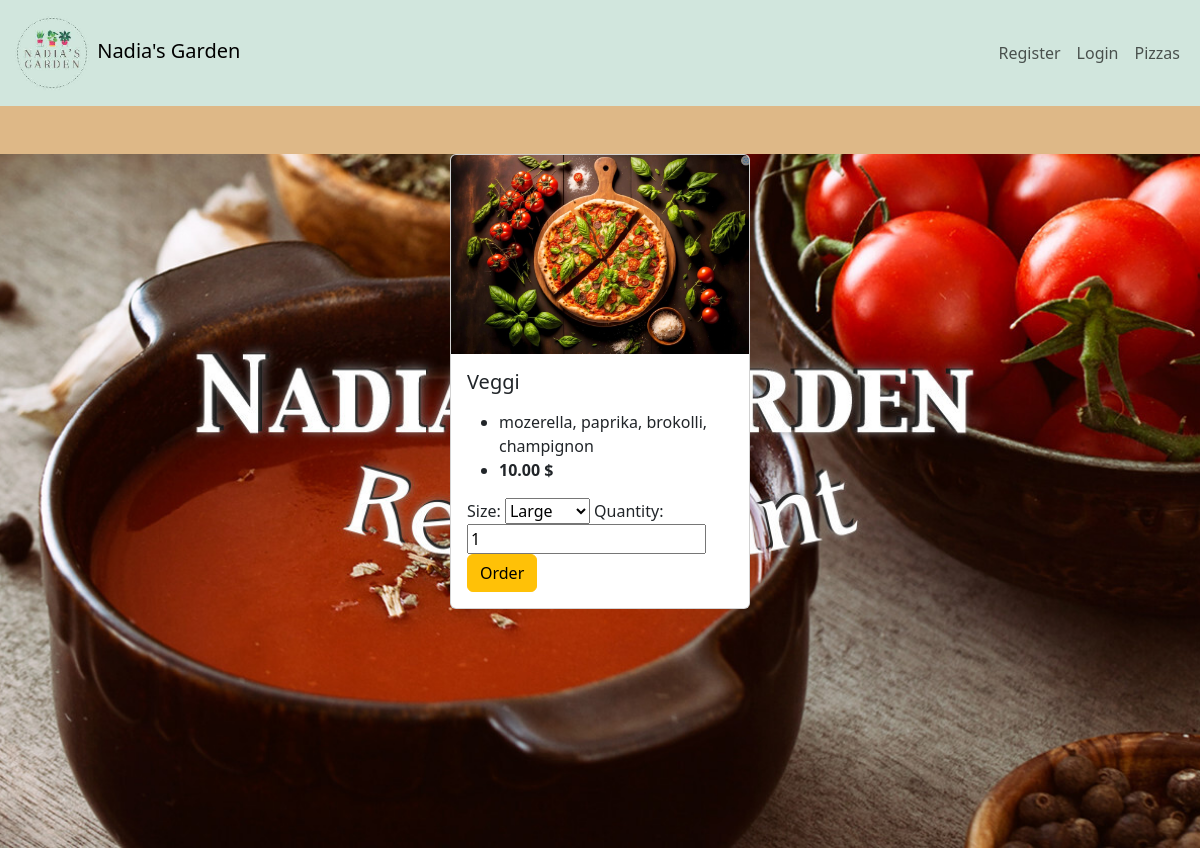
Screenshot of /update/2 with the database file from the repository.
### pizzas/models.py (models this page shows, shortened)
class Pizza(models.Model):
    name = models.CharField(max_length=100)
    image = models.ImageField(upload_to="pizzas_pictures", blank=True, null=True)
    price = models.DecimalField(max_digits=10, decimal_places=2, default=10.00)
    topping = models.ManyToManyField(Toppings)

class Toppings(models.Model):
    name = models.CharField(max_length=100)
    def __str__(self):
        return self.name

class Order(models.Model):
    user = models.ForeignKey(User, on_delete=models.CASCADE)
    pizza = models.ForeignKey(Pizza, on_delete=models.CASCADE)
    size = models.CharField(max_length=10, choices=SIZE, default='M')
    quantity = models.SmallIntegerField(default=1)

### pizzas/views.py (the view)
# urls.py: path('update/<int:pk>', update, name='update'),
def update(request,pk):
    order = Order.objects.get(id=pk)
    pizza = Pizza.objects.get(id=order.pizza.id)
    form = OrderForm(instance=order)
    if request.method == 'POST':
        form = OrderForm(request.POST, instance=order)
        if form.is_valid():
            order.save()
            return redirect('myorders')
    context = {
        'pizza' : pizza,
        'form' : form
    }
    return render(request,'pizzas/update.html',context)

### pizzas/forms.py
class OrderForm(forms.ModelForm):
    class Meta:
        model=Order
        fields=('size', 'quantity')

### pizzas/templates/pizzas/update.html (shortened to what this page needs)
{% extends 'pizzas/base.html' %}
{% block content %}
<div class="col-lg-3 mx-auto d-flex justify-content-center align-items-center mt-5">
<div class="card" style="width: 100%;">
    <img src="{{pizza.image.url}}" class="card-img-top" alt="...">
    <div class="card-body">
      <h5 class="card-title">{{pizza.name}}</h5>
      <p class="card-text">
        <ul>
            <li>
                {{pizza.topping.all |join:", "}}
            </li>
            <li>
              <strong> {{pizza.price}} $</strong>
            </li>
    </ul>
     </p>
     <div>
        <form action="" method="POST">
            {{form}}
            <input  class="btn btn-warning" type="submit" value="Order">
        </form>
     </div>
    </div>
  </div>
</div>
{% endblock content %}

### static/css/style.css (style rules this page uses)
body { background-color: burlywood; }

### rows the page displays
Pizza: image (picture), name "Veggi", topping.all "mozerella, paprika, brokolli, champignon", price "10.00"
Order: size "Large", quantity "1"
